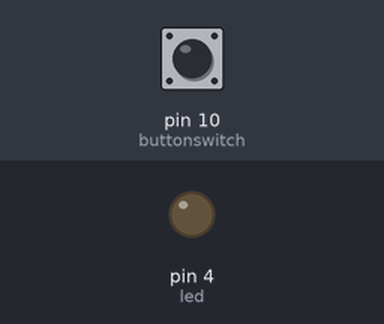
A sketch run on a simulated Arduino Uno, built with avr-gcc and run on an emulated ATmega328P. Shown: output pins drawn as LEDs (lit = HIGH). The test bench sets the inputs (shaded band); at power-on: pin 10 (buttonswitch) LOW.

Above: at 1.2 s.
1.3 s: pin 10 (buttonswitch) pulled HIGH for 0.15 s
At 2.4 s:
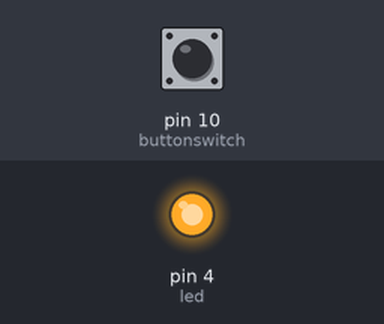
2.9 s: pin 10 (buttonswitch) pulled HIGH for 1 s
At 3.6 s:
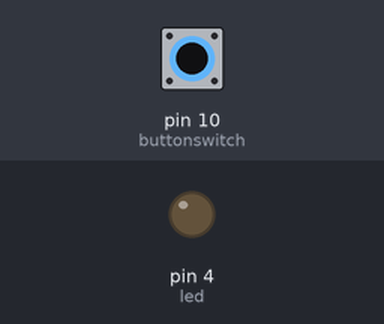
5.4 s: pin 10 (buttonswitch) pulled HIGH for 3.2 s
At 6.7 s:
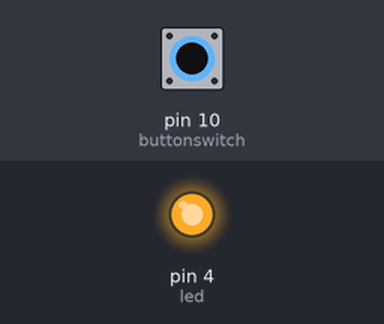
Timing chart, 0 to 8.4 s (numbered marks = the images above; inputs shaded):
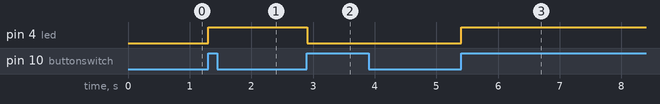

Measured:
- after the input at 1.3 s, pin 4 (led): LOW → HIGH at once
- after the input at 2.9 s, pin 4 (led): HIGH → LOW at once
- after the input at 5.4 s, pin 4 (led): LOW → HIGH at once

The sketch:

Ledonoff.ino
```cpp
boolean ledstate=LOW;
int buttonswitch=10;
boolean buttonlast=LOW;
int led=4;
boolean buttoncurrent=LOW;
boolean debounce(boolean buttonlast)
{
 boolean current=digitalRead(buttonswitch);
 if(current==HIGH && buttonlast==LOW)
 {
   delay(5);
   current=digitalRead(buttonswitch);
 }
  return current;
}

void setup() {
pinMode(led,OUTPUT);
pinMode(buttonswitch,INPUT);
}

void loop()
{
  buttoncurrent=debounce(buttonlast);
  if(buttoncurrent==HIGH && buttonlast==LOW)
  {
    ledstate=!ledstate;
  }
  buttonlast=buttoncurrent;
  digitalWrite(led,ledstate);

}
```
